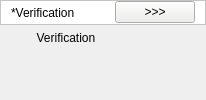
                                         <widget class="QFrame" name="frame_6">
                                          <layout class="QVBoxLayout" name="verticalLayout_23">
                                           <property name="spacing">
                                            <number>0</number>
                                           </property>
                                           <property name="leftMargin">
                                            <number>0</number>
                                           </property>
                                           <property name="topMargin">
                                            <number>0</number>
                                           </property>
                                           <property name="rightMargin">
                                            <number>0</number>
                                           </property>
                                           <property name="bottomMargin">
                                            <number>0</number>
                                           </property>
                                           <item>
                                            <layout class="QVBoxLayout" name="verticalLayout_32">
                                             <property name="spacing">
                                              <number>0</number>
                                             </property>
                                             <property name="bottomMargin">
                                              <number>0</number>
                                             </property>
                                             <item>
                                              <widget class="QFrame" name="horizontalFrame_11">
                                               <property name="styleSheet">
                                                <string notr="true">background-color: rgb(255, 255, 255);
color: rgb(0, 0, 0);</string>
                                               </property>
                                               <property name="frameShape">
                                                <enum>QFrame::StyledPanel</enum>
                                               </property>
                                               <layout class="QHBoxLayout" name="horizontalLayout_15">
                                                <property name="spacing">
                                                 <number>0</number>
                                                </property>
                                                <property name="leftMargin">
                                                 <number>10</number>
                                                </property>
                                                <property name="topMargin">
                                                 <number>0</number>
                                                </property>
                                                <property name="rightMargin">
                                                 <number>10</number>
                                                </property>
                                                <property name="bottomMargin">
                                                 <number>0</number>
                                                </property>
                                                <item>
                                                 <widget class="QLabel" name="label_15">
                                                  <property name="frameShape">
                                                   <enum>QFrame::NoFrame</enum>
                                                  </property>
                                                  <property name="text">
                                                   <string>*Verification</string>
                                                  </property>
                                                 </widget>
                                                </item>
                                                <item>
                                                 <spacer name="horizontalSpacer_9">
                                                  <property name="orientation">
                                                   <enum>Qt::Horizontal</enum>
                                                  </property>
                                                  <property name="sizeHint" stdset="0">
                                                   <size>
                                                    <width>40</width>
                                                    <height>20</height>
                                                   </size>
                                                  </property>
                                                 </spacer>
                                                </item>
                                                <item>
                                                 <widget class="QPushButton" name="btn_Verification_1Dcode">
                                                  <property name="styleSheet">
                                                   <string notr="true">background-color: rgb(238, 238, 236);</string>
                                                  </property>
                                                  <property name="text">
                                                   <string>&gt;&gt;&gt;</string>
                                                  </property>
                                                 </widget>
                                                </item>
                                               </layout>
                                              </widget>
                                             </item>
                                             <item>
                                              <widget class="QFrame" name="horizontalFrame_5">
                                               <property name="frameShape">
                                                <enum>QFrame::NoFrame</enum>
                                               </property>
                                               <layout class="QHBoxLayout" name="horizontalLayout_21">
                                                <property name="spacing">
                                                 <number>0</number>
                                                </property>
                                                <property name="leftMargin">
                                                 <number>0</number>
                                                </property>
                                                <property name="topMargin">
                                                 <number>0</number>
                                                </property>
                                                <property name="rightMargin">
                                                 <number>0</number>
                                                </property>
                                                <property name="bottomMargin">
                                                 <number>0</number>
                                                </property>
                                                <item>
                                                 <widget class="QLabel" name="label_14">
                                                  <property name="maximumSize">
                                                   <size>
                                                    <width>16777215</width>
                                                    <height>30</height>
                                                   </size>
                                                  </property>
                                                  <property name="styleSheet">
                                                   <string notr="true">color: rgb(0, 0, 0);</string>
                                                  </property>
                                                  <property name="frameShape">
                                                   <enum>QFrame::NoFrame</enum>
                                                  </property>
                                                  <property name="text">
                                                   <string>           Verification                      </string>
                                                  </property>
                                                 </widget>
                                                </item>
                                               </layout>
                                              </widget>
                                             </item>
                                             <item>
                                              <widget class="QFrame" name="verticalFrame">
                                               <property name="minimumSize">
                                                <size>
                                                 <width>0</width>
                                                 <height>50</height>
                                                </size>
                                               </property>
                                               <property name="maximumSize">
                                                <size>
                                                 <width>16777215</width>
                                                 <height>50</height>
                                                </size>
                                               </property>
                                               <layout class="QVBoxLayout" name="verticalLayout_5"/>
                                              </widget>
                                             </item>
                                            </layout>
                                           </item>
                                          </layout>
                                         </widget>
